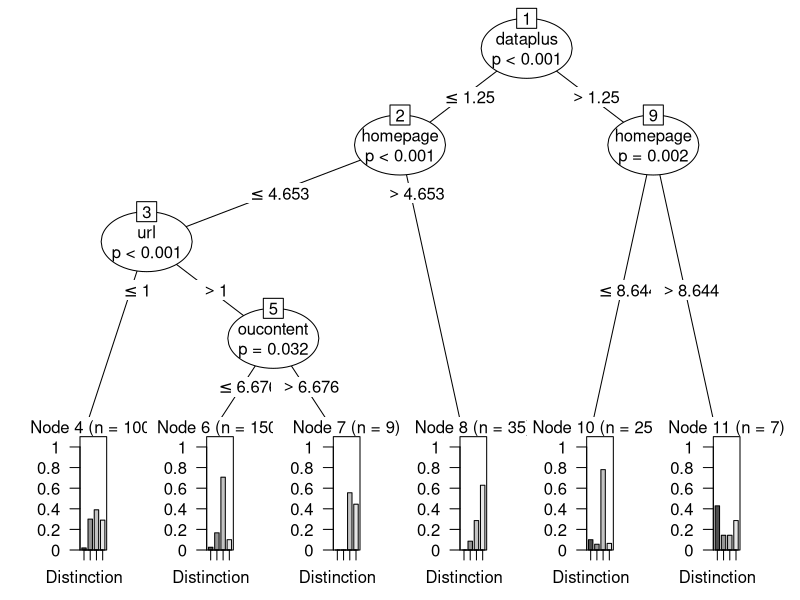

Source code (R):
## ---- chunk 1
knitr::opts_chunk$set(echo = TRUE)
## ---- chunk 2
library(ggplot2)
library(party)
library(rpart)
## ---- chunk 3
df1 <- read.csv("AAA_Data_for_Tree.csv")

## ---- chunk 4

df1 <- df1[,-1]
## ---- chunk 5
n = nrow(df1)
train = sample(1:n, size = round(0.75*n), replace=FALSE)
df1.train = df1[train,]
df1.test = df1[-train,]
## ---- chunk 6

tree <- ctree(factor(final_result) ~ homepage + forumng + glossary + dataplus + oucollaborate + oucontent + resource + subpage + url, data=df1.train)

## ---- chunk 7

plot(tree)

## ---- chunk 8
df1.test$prediction <- predict(tree, df1.test)

## ---- chunk 9
c2.tree <- rpart(prediction ~ homepage + forumng + glossary + dataplus + oucollaborate + oucontent + resource + subpage + url, data=df1.test) 
printcp(c2.tree)
rpart(formula = prediction ~ homepage + forumng + glossary + dataplus + oucollaborate + oucontent + resource + subpage + url, data = df1.test, method = "class")
## ---- chunk 10
table(df1.test$final_result, df1.test$prediction)
